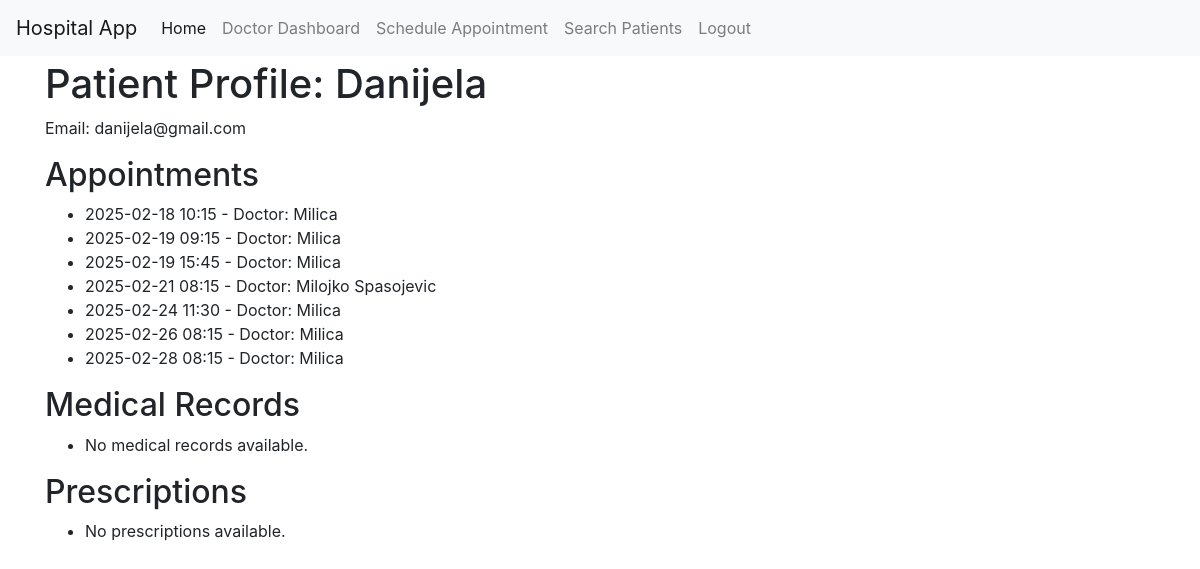
/doctor/patient_profile/1 (signed in), run on an earlier commit of the app's database.
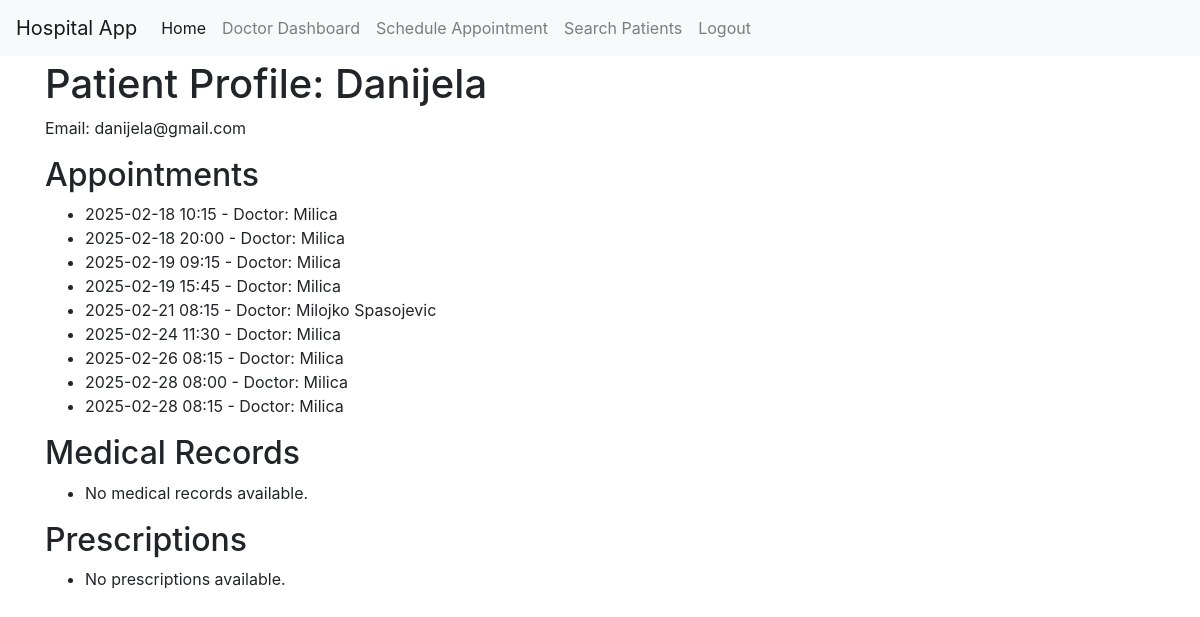
And on a later commit of the database.
### models.py (models this page shows, shortened)
class Appointment(db.Model):
    __tablename__ = 'appointment'
    id = db.Column(db.Integer, primary_key=True)
    appointment_date = db.Column(db.Date, nullable=False)
    appointment_time = db.Column(db.Time, nullable=False)
    patient_id = db.Column(db.Integer, db.ForeignKey('user.id'), nullable=False)
    doctor_id = db.Column(db.Integer, db.ForeignKey('user.id'), nullable=False)
    medical_record_id = db.Column(db.Integer, db.ForeignKey('medical_record.id'))

class User(UserMixin, db.Model):
    __tablename__ = 'user'
    id = db.Column(db.Integer, primary_key=True)
    email = db.Column(db.String(120), index=True, unique=True, nullable=False)
    password_hash = db.Column(db.String(128), nullable=False)
    role = db.Column(db.String(20), default='patient', nullable=False)  # role: admin, doctor, patient
    appointments = db.relationship('Appointment', backref='doctor', lazy=True, foreign_keys='Appointment.doctor_id')  # Specify foreign key
    medical_records = db.relationship('MedicalRecord', backref='patient', lazy=True)
    name = db.Column(db.String(64), index=True)
    specialization = db.Column(db.String(100), nullable=True)
    position = db.Column(db.String(100), nullable=True)  # Staff

### app.py (the view)
@app.route('/doctor/patient_profile/<int:patient_id>')
@login_required
def patient_profile(patient_id):
    if current_user.role != 'doctor':
        return "You are not authorized to access this page."
    patient = User.query.get_or_404(patient_id)
    appointments = Appointment.query.filter_by(patient_id=patient.id).order_by(Appointment.appointment_date, Appointment.appointment_time).all()
    medical_records = MedicalRecord.query.filter_by(patient_id=patient.id).all()
    prescriptions = Prescription.query.filter_by(patient_id=patient.id).all()
    return render_template('doctor/patient_profile.html', patient=patient, appointments=appointments, medical_records=medical_records, prescriptions=prescriptions)

### app.py (called while the page is built)
@login_manager.user_loader
def load_user(user_id):
    return db.session.get(User, int(user_id))

### templates/doctor/patient_profile.html
{% extends 'base.html' %} {% block content %}
<h1>Patient Profile: {{ patient.name }}</h1>
<p>Email: {{ patient.email }}</p>
<h2>Appointments</h2>
<ul>
	{% for appointment in appointments %}
	<li>
		{{ appointment.appointment_date.strftime('%Y-%m-%d') }} {{
		appointment.appointment_time.strftime('%H:%M') }} - Doctor: {{
		appointment.doctor.name }}
	</li>
	{% else %}
	<li>No appointments available.</li>
	{% endfor %}
</ul>
<h2>Medical Records</h2>
<ul>
	{% for record in medical_records %}
	<li>{{ record.id }} - {{ record.report }}</li>
	{% else %}
	<li>No medical records available.</li>
	{% endfor %}
</ul>
<h2>Prescriptions</h2>
<ul>
	{% for prescription in prescriptions %}
	<li>
		{{ prescription.date.strftime('%Y-%m-%d %H:%M') }} - {{
		prescription.medication }}: {{ prescription.dosage }} ({{
		prescription.instructions }})
	</li>
	{% else %}
	<li>No prescriptions available.</li>
	{% endfor %}
</ul>
{% endblock %}

What changed in the data, as far as the page shows it:
added Appointment: appointment_date "2025-02-18", appointment_time "20:00", doctor.name "Milica"
added Appointment: appointment_date "2025-02-28", appointment_time "08:00", doctor.name "Milica"
